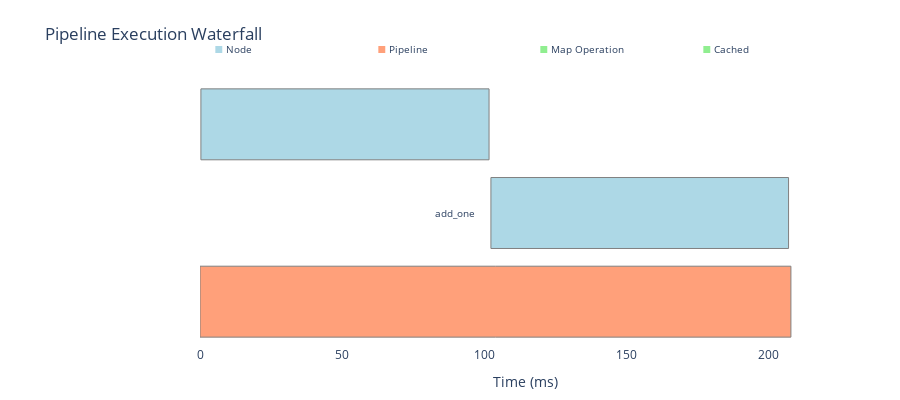

Notebook source saved alongside this figure:
### Code cell
chart = telemetry.get_waterfall_chart()
chart

### Figure 1 — Plotly figure (JSON) as saved in the notebook; plotly's stock layout.template omitted (floating-point values rounded to 4 significant figures)
{"data": [{"base": 0.3169, "hovertemplate": "<b>double</b><br>Start: 0.3ms<br>Duration: 101.37ms<br>Depth: 1<br>Type: node<br><extra></extra>", "marker": {"color": "lightblue", "line": {"color": "gray", "width": 1}}, "name": "double", "orientation": "h", "showlegend": false, "type": "bar", "x": [101.4], "y": [3]}, {"base": 102.3, "hovertemplate": "<b>add_one</b><br>Start: 102.3ms<br>Duration: 104.71ms<br>Depth: 1<br>Type: node<br><extra></extra>", "marker": {"color": "lightblue", "line": {"color": "gray", "width": 1}}, "name": "add_one", "orientation": "h", "showlegend": false, "type": "bar", "x": [104.7], "y": [2]}, {"base": 0, "hovertemplate": "<b>pipeline_4392207568</b><br>Start: 0.0ms<br>Duration: 207.88ms<br>Depth: 1<br>Type: pipeline<br><extra></extra>", "marker": {"color": "lightsalmon", "line": {"color": "gray", "width": 1}}, "name": "pipeline_4392207568", "orientation": "h", "showlegend": false, "type": "bar", "x": [207.9], "y": [1]}], "layout": {"annotations": [{"font": {"size": 10}, "showarrow": false, "text": "double", "x": -4.683, "xanchor": "right", "y": 3}, {"font": {"size": 10}, "showarrow": false, "text": "add_one", "x": 97.35, "xanchor": "right", "y": 2}, {"font": {"size": 10}, "showarrow": false, "text": "pipeline_4392207568", "x": -5, "xanchor": "right", "y": 1}, {"font": {"size": 10}, "showarrow": false, "text": "<span style=\"color:lightblue\">■</span> Node", "x": 0.02, "xanchor": "left", "xref": "paper", "y": 1.15, "yref": "paper"}, {"font": {"size": 10}, "showarrow": false, "text": "<span style=\"color:lightsalmon\">■</span> Pipeline", "x": 0.27, "xanchor": "left", "xref": "paper", "y": 1.15, "yref": "paper"}, {"font": {"size": 10}, "showarrow": false, "text": "<span style=\"color:lightgreen\">■</span> Map Operation", "x": 0.52, "xanchor": "left", "xref": "paper", "y": 1.15, "yref": "paper"}, {"font": {"size": 10}, "showarrow": false, "text": "<span style=\"color:lightgreen\">■</span> Cached", "x": 0.77, "xanchor": "left", "xref": "paper", "y": 1.15, "yref": "paper"}], "barmode": "overlay", "height": 400, "hovermode": "closest", "margin": {"b": 50, "l": 200, "r": 50, "t": 80}, "plot_bgcolor": "white", "title": {"text": "Pipeline Execution Waterfall"}, "xaxis": {"range": [0, 228.7], "title": {"text": "Time (ms)"}}, "yaxis": {"range": [0.5, 3.5], "showticklabels": false, "title": {"text": ""}}}}
